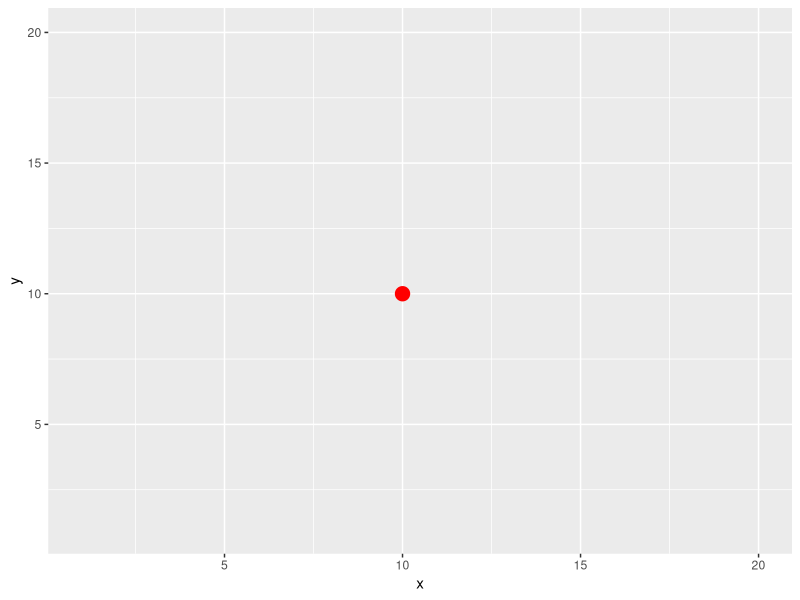
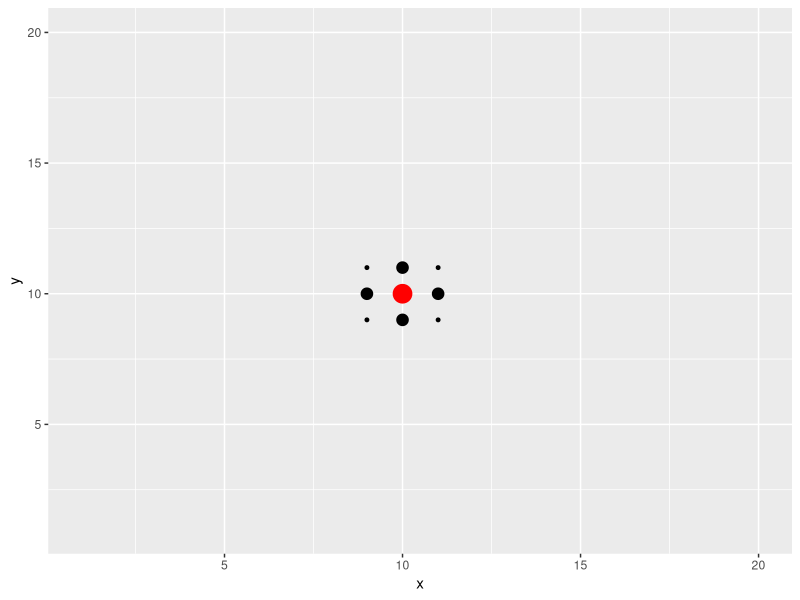
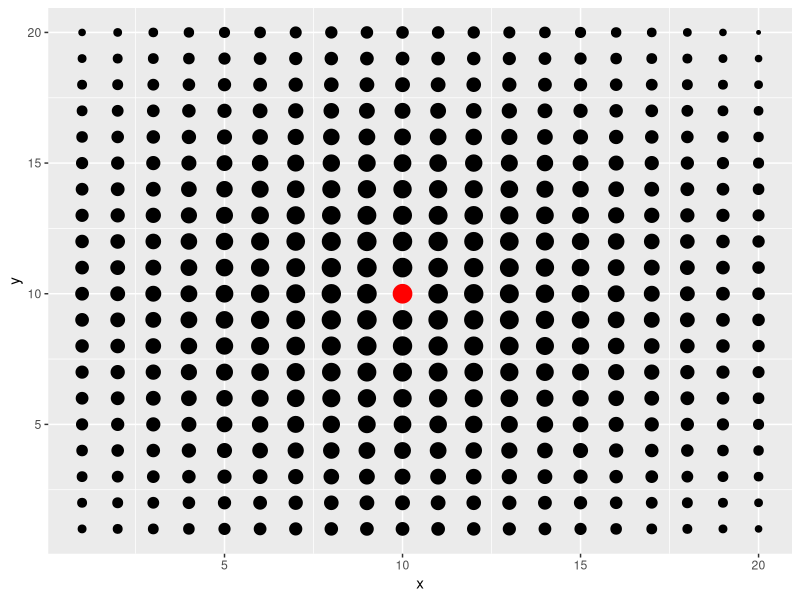

Write the R code that produced these figures, in order.
## ---- chunk 1
knitr::opts_chunk$set(
  collapse = TRUE,
  comment = "#>"
)
## ---- chunk 2
library(ggplot2)
#generate coordiantes
coord = expand.grid(c(1:20),c(1:20))
colnames(coord) = c('x','y')
#get distance matrix
D = as.matrix(dist(coord,method = 'euclidean',diag = T))
#extract center distances
D = D[190,]
#make center circle red to distinguish 
red = rep('black',length(D))
red[190] = 'red'
#make dataframe
coord = data.frame(coord,D,red)
## ---- chunk 3
#input your own sigma value
sigma = 0.001
#compute kernel similarities
coord_sigma_small = coord
coord_sigma_small$D = exp(-coord_sigma_small$D^2/sigma^2)
#make small similarities 0
coord_sigma_small$D[coord_sigma_small$D<0.05] = 0
#plot similarities (size of dot = bigger similarity)
ggplot(coord_sigma_small,aes(x,y,size=ifelse(D==0, NA, D),color = red))+geom_point()+
  scale_color_manual(red, values = c("black", "red"))+ theme(legend.position="none")
## ---- chunk 4
#input your own sigma value
sigma = 1
#compute kernel similarities
coord_sigma_small = coord
coord_sigma_small$D = exp(-coord_sigma_small$D^2/sigma^2)
#make small similarities 0
coord_sigma_small$D[coord_sigma_small$D<0.05] = 0
#plot similarities (size of dot = bigger similarity)
ggplot(coord_sigma_small,aes(x,y,size=ifelse(D==0, NA, D),color = red))+geom_point()+
  scale_color_manual(red, values = c("black", "red"))+ theme(legend.position="none")
## ---- chunk 5
#input your own sigma value
sigma = 10
#compute kernel similarities
coord_sigma_small = coord
coord_sigma_small$D = exp(-coord_sigma_small$D^2/sigma^2)
#make small similarities 0
coord_sigma_small$D[coord_sigma_small$D<0.05] = 0
#plot similarities (size of dot = bigger similarity)
ggplot(coord_sigma_small,aes(x,y,size=ifelse(D==0, NA, D),color = red))+geom_point()+
  scale_color_manual(red, values = c("black", "red"))+ theme(legend.position="none")
